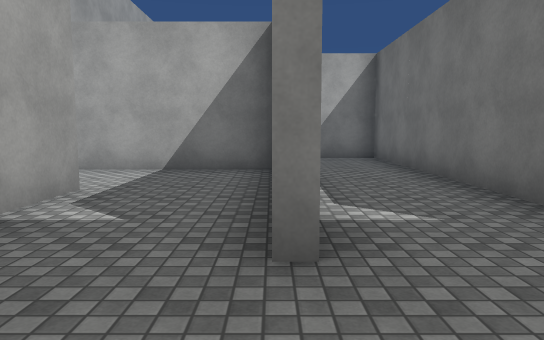
View 1 (above)

21 first-person views from a walk through a scene from a Unity 3-D project. The camera is 1.4 m above the floor, tilts 6° down and sees 70° across. The floor is counted in squares, 2 m on a side. Each view is taken from the middle of a square. On the plan, view 1 faces up. The plan holds only what a view shows up to about 11 squares ahead; the rest is blank. The player is left out. Surface patterns are stand-ins for the level's own textures.

View 2
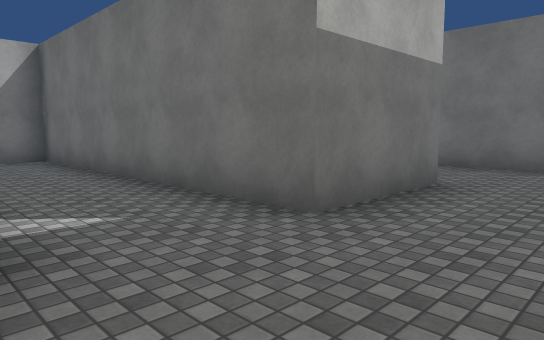

View 3
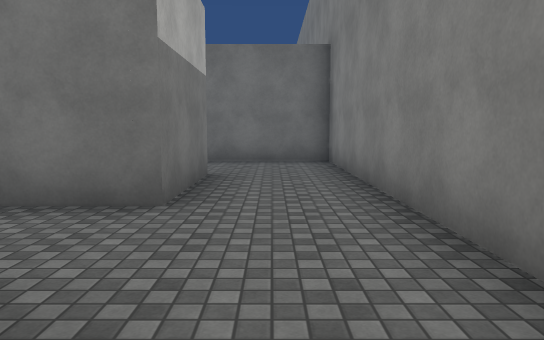

View 4
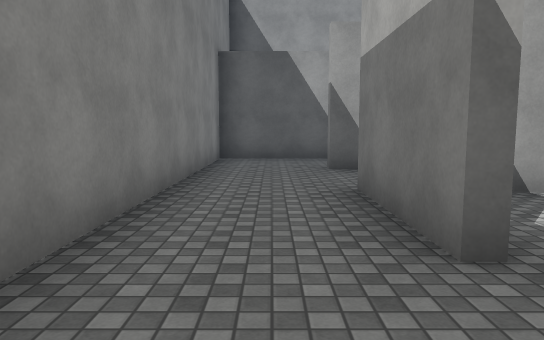

View 5
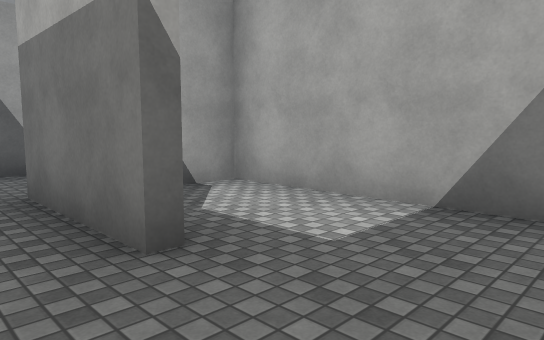

View 6
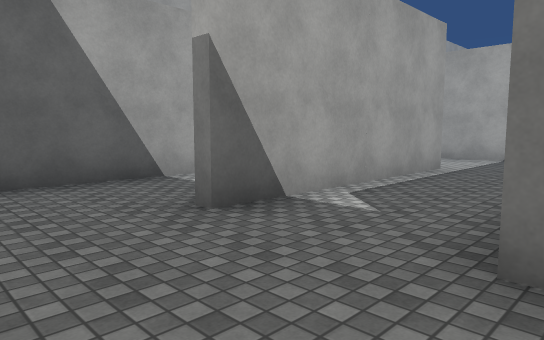

View 7
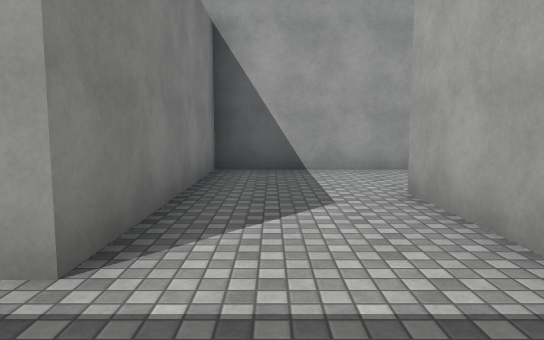

View 8
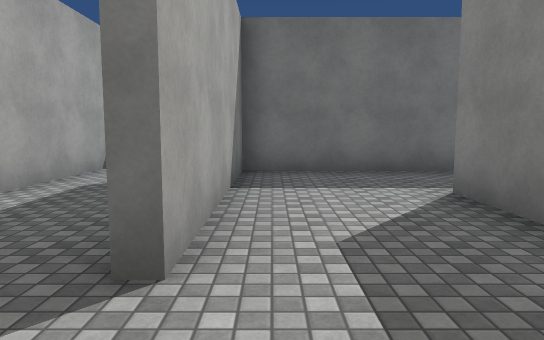

View 9
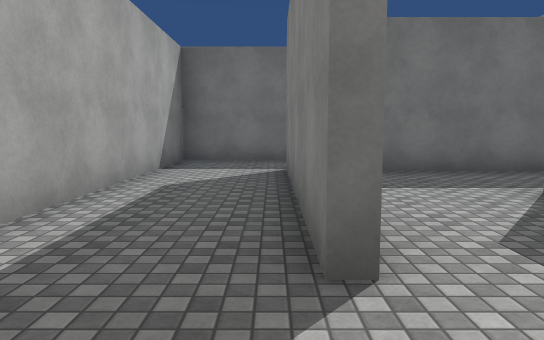

View 10
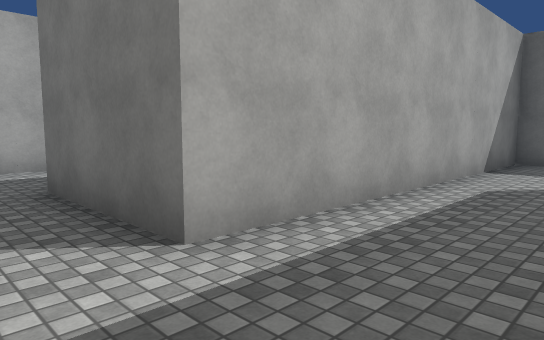

View 11
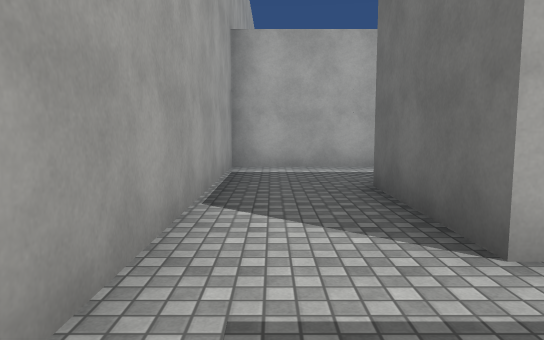

View 12
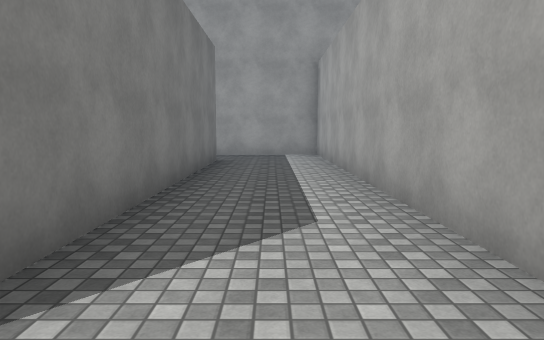

View 13
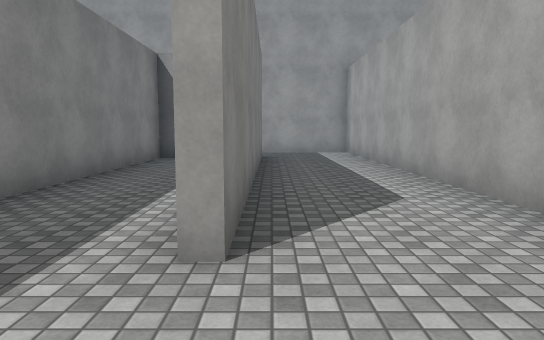

View 14
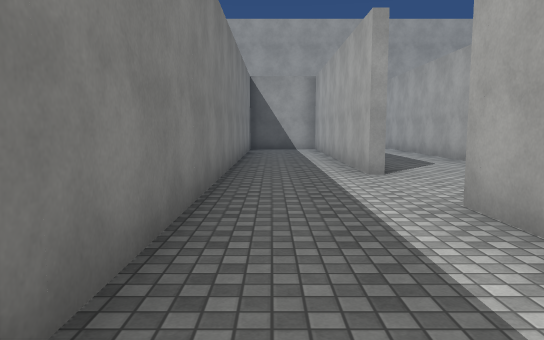

View 15
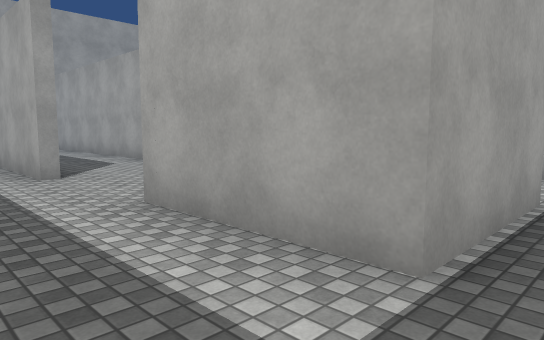

View 16
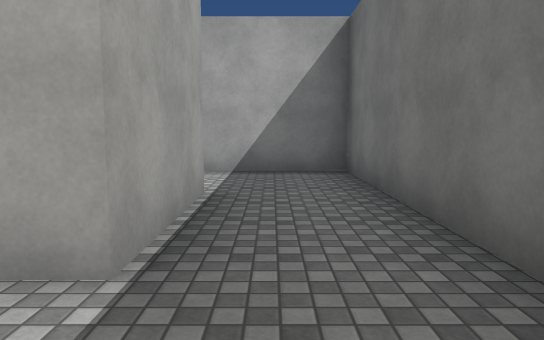

View 17
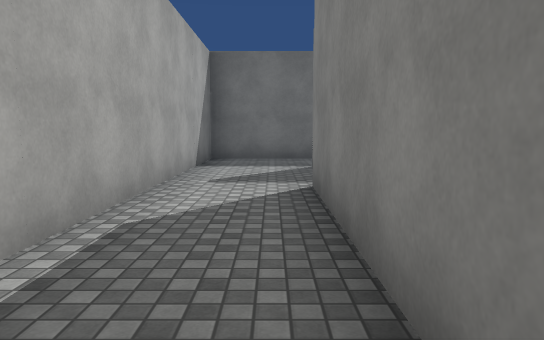

View 18
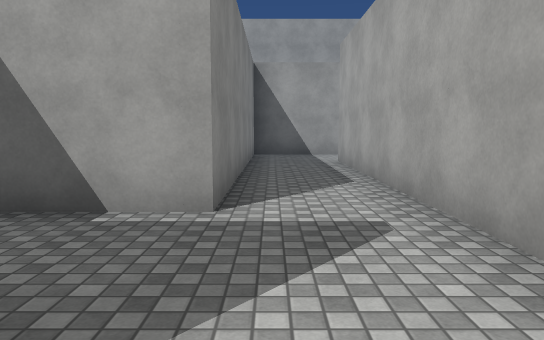

View 19
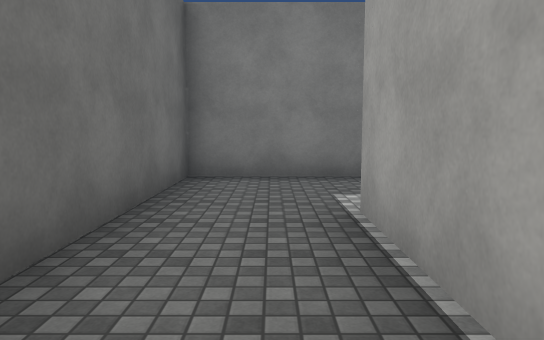

View 20
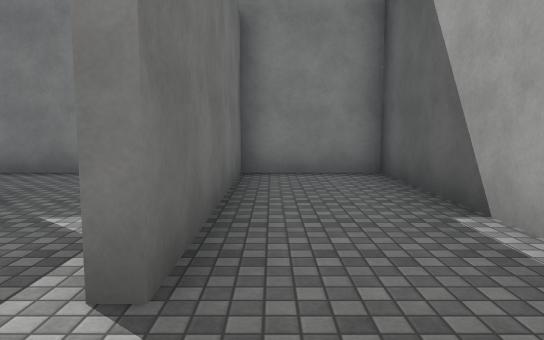

View 21
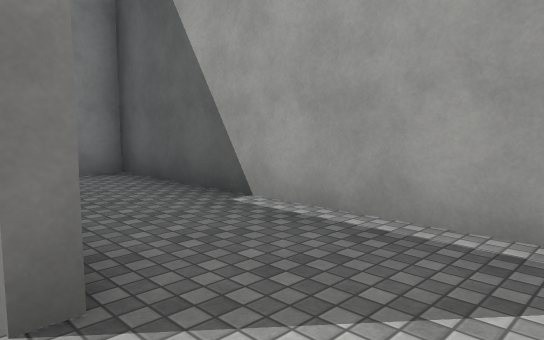

### Floor plan
Ten units are one square. View 1 is at (0, 0); x grows to the right and y downward. Boxes are objects, and circles mark ways between rooms. Rooms are numbered by the first view taken in them; rooms with no view inside come last. Other rooms are left out.
<svg viewBox="-53 -199 181 206">
<path fill="none" stroke="#000" d="M-22 -45 -22 2 75 2 75 -30M51 -20 25 -20 25 -95 -22 -95M-48 -104 -48 -70 3 -70 3 -20M44 -173 -48 -173 -48 -156M-27 -148 50 -148M51 -145 -1 -145M103 -172 103 -148 75 -148M-25 -128 -25 -123 123 -123 123 -194 96 -194M96 -194 25 -194M25 -175 78 -175 78 -156M-48 -56 -48 2 -25 2 -25 -45M-15 -67 -34 -67M48 -96 48 -120 -27 -120M-22 -97 25 -97M-27 -120 -27 -148M-48 -156 -48 -104M0 -67 -15 -67"/>
<circle cx="-35" cy="-100" r="3" fill="#2a7"/>
<circle cx="-10" cy="-35" r="3" fill="#2a7"/>
<circle cx="65" cy="-150" r="3" fill="#2a7"/>
<circle cx="-40" cy="-150" r="3" fill="#2a7"/>
<circle cx="100" cy="-180" r="3" fill="#2a7"/>
<circle cx="-20" cy="-55" r="3" fill="#2a7"/>
<circle cx="-30" cy="-110" r="3" fill="#2a7"/>
<text x="10" y="-40">1</text>
<text x="10" y="-160">2</text>
<text x="60" y="-140">3</text>
<text x="70" y="-180">4</text>
<text x="-30" y="-30">5</text>
<text x="20" y="-110">6</text>
<text x="-40" y="-130">7</text>
<text x="-10" y="-60">8</text>
</svg>
Room 1 opens to room 6. Room 1 opens to room 8. Room 2 opens to room 3. Room 2 opens to room 7. Room 3 opens to room 4. Room 5 opens to room 8. Room 6 opens to room 7.

Where each view was taken, in squares from view 1:
view 1: 0 up, 0 right, facing up
view 2: 0 up, 0 right, facing up-right
view 3: 1 up, 1 left, facing right
view 4: 1 up, 7 right, facing left
view 5: 1 up, 7 right, facing up-left
view 6: 0 up, 3 right, facing up-left
view 7: 8 up, 2 right, facing left
view 8: 9 up, 4 left, facing right
view 9: 10 up, 4 left, facing right
view 10: 10 up, 4 left, facing up-right
view 11: 10 up, 4 left, facing up
view 12: 16 up, 6 right, facing left
view 13: 15 up, 7 right, facing left
view 14: 13 up, 11 right, facing left
view 15: 13 up, 11 right, facing up-left
view 16: 13 up, 11 right, facing up
view 17: 18 up, 3 right, facing right
view 18: 18 up, 11 right, facing left
view 19: 18 up, 11 right, facing down
view 20: 6 up, 3 left, facing down
view 21: 6 up, 2 left, facing down-left
